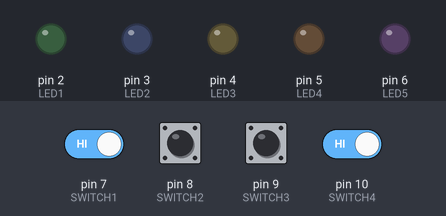
Bench run of a program on a simulated Arduino Mega 2560, built with avr-gcc and run on an emulated ATmega2560. Parts: output pins drawn as LEDs (lit = HIGH). The test bench sets the inputs (shaded band); at power-on: pin 7 (SWITCH1), pin 8 (SWITCH2), pin 9 (SWITCH3), pin 10 (SWITCH4) HIGH. What the program prints to the serial monitor is not drawn.

Above: at 6.3 s.
11.8 s: pin 7 (SWITCH1) driven LOW and pin 10 (SWITCH4) driven LOW
At 16.7 s:
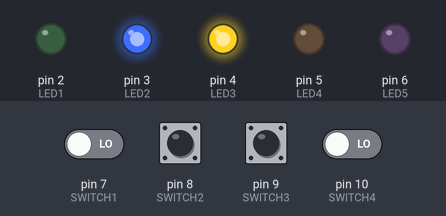
18.3 s: pin 7 (SWITCH1) driven HIGH
At 21.7 s:
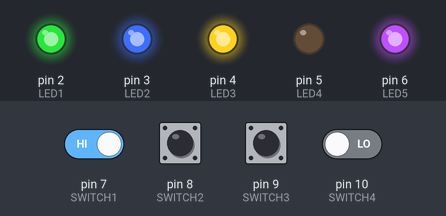
24.8 s: pin 10 (SWITCH4) driven HIGH
At 29.1 s:
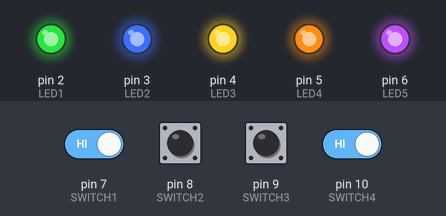
36.2 s: pin 10 (SWITCH4) driven LOW
At 40.1 s:
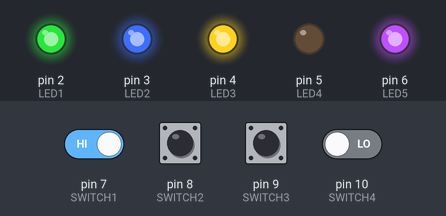
42.7 s: pin 8 (SWITCH2) pulled LOW for 3 s
At 43.9 s:
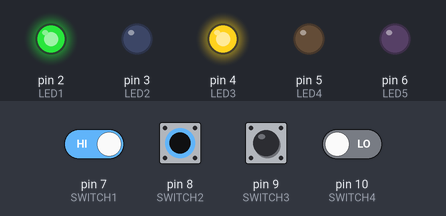
49.2 s: pin 9 (SWITCH3) pulled LOW for 3 s
At 52.7 s:
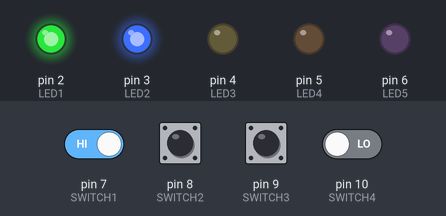
Timing chart, 0 to 57.2 s (numbered marks = the images above; inputs shaded):
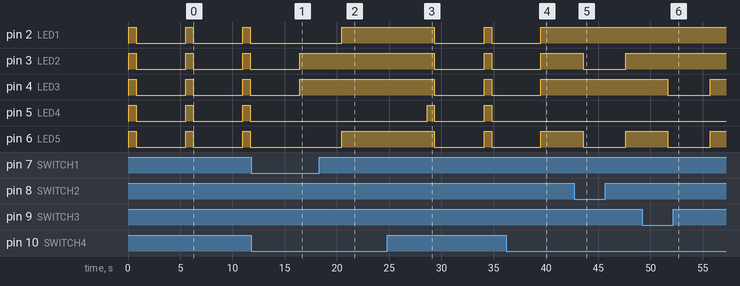

Measured:
- after the input at 11.8 s, pin 2 (LED1), pin 5 (LED4), pin 6 (LED5): stays LOW (without the input it goes to HIGH after 4.7 s)
- after the input at 18.3 s, pin 2 (LED1), pin 6 (LED5): LOW → HIGH after 2.2 s
- after the input at 24.8 s, pin 2 (LED1), pin 3 (LED2), pin 4 (LED3), pin 6 (LED5): HIGH → LOW after 4.5 s, → HIGH 4.8 s later, → LOW 0.70 s later; pin 5 (LED4): alternates HIGH for 0.70 s and LOW for 4.8 s, starting after 3.8 s
- after the input at 36.2 s, pin 5 (LED4): stays LOW (without the input it goes to HIGH after 3.4 s)
- after the input at 42.7 s, pin 3 (LED2), pin 6 (LED5): HIGH → LOW after 0.88 s, → HIGH 4.1 s later
- after the input at 49.2 s, pin 4 (LED3), pin 6 (LED5): HIGH → LOW after 2.5 s, → HIGH 4.1 s later
- by itself, pin 2 (LED1), pin 3 (LED2), pin 4 (LED3), pin 5 (LED4), pin 6 (LED5): alternates HIGH for 0.70 s and LOW for 4.8 s

The program:

main.cpp
```cpp
#include <Arduino.h>

#define LED1 2 // definicion de pines para los LEDs
#define LED2 3
#define LED3 4
#define LED4 5
#define LED5 6

#define SWITCH1 7 // definicion de pines para los switchs
#define SWITCH2 8
#define SWITCH3 9
#define SWITCH4 10

bool blinkMode = false; // Define el estado de los LEDs (parapadeo o modo estatico)

void setup() {
  Serial.begin(9600); // inicia la comunicacion serial
  pinMode(LED1, OUTPUT);// Permite encender o apagar cada LEDs, cofigurando los LEDs como salida
  pinMode(LED2, OUTPUT);
  pinMode(LED3, OUTPUT);
  pinMode(LED4, OUTPUT);
  pinMode(LED5, OUTPUT);

  pinMode(SWITCH1, INPUT); // Permite leer el estado en que se encuentran los Switchs, configurando como la entrada
  pinMode(SWITCH2, INPUT);
  pinMode(SWITCH3, INPUT);
  pinMode(SWITCH4, INPUT);
}

void loop() {
  int state1 = digitalRead(SWITCH1);// Es un bucle indefinido que se encarga de leer el estado de los switchs, si estan en ON o OFF
  int state2 = digitalRead(SWITCH2);
  int state3 = digitalRead(SWITCH3);
  int state4 = digitalRead(SWITCH4);

  Serial.print("SWITCH1: "); Serial.print(state1); // imprime cada estado o caso de los switchs
  Serial.print(" | SWITCH2: "); Serial.print(state2);
  Serial.print(" | SWITCH3: "); Serial.print(state3);
  Serial.print(" | SWITCH4 (parpadeo): "); Serial.println(state4);

  if (state4 == HIGH) {  // lee el estado del Switch 4, si está encendido, activa el parpadeo
    blinkMode = true; // activa el parpadeo
    Serial.println("Modo Parpadeo ACTIVADO");
  } else {
    blinkMode = false; // esta apagado desactivando el parpadeo
    Serial.println("Modo Parpadeo DESACTIVADO");
  }

  if (blinkMode) {
    Serial.println("Encendiendo TODOS los LEDs, para parpadear");
    digitalWrite(LED1, HIGH);// Si el el Switch4 esta activado se encienden los leds
    digitalWrite(LED2, HIGH);
    digitalWrite(LED3, HIGH);
    digitalWrite(LED4, HIGH);
    digitalWrite(LED5, HIGH);
    delay(700); // tiempo de espera

    Serial.println("Apagando TODOS los LEDs");
    digitalWrite(LED1, LOW);// se apagan los leds
    digitalWrite(LED2, LOW);
    digitalWrite(LED3, LOW);
    digitalWrite(LED4, LOW);
    digitalWrite(LED5, LOW);
    delay(700); // tiempo de espera
  } else {
    // Control individual de los LEDs con los switches normales cuando el switch4 esta apagado
    digitalWrite(LED1, state1);
    digitalWrite(LED2, state2);
    digitalWrite(LED3, state3);

    // LED4 ya no se controla con un switch, ahora parpadea con el modo
    // LED5 se enciende solo si todos los switches individuales están activados
    digitalWrite(LED5, (state1 && state2 && state3) ? HIGH : LOW);

    Serial.print("LED1: "); Serial.print(state1);
    Serial.print(" | LED2: "); Serial.print(state2);
    Serial.print(" | LED3: "); Serial.print(state3);

  }
  delay(4000);  // retardo para que el monitor serial no se sature
}
```
